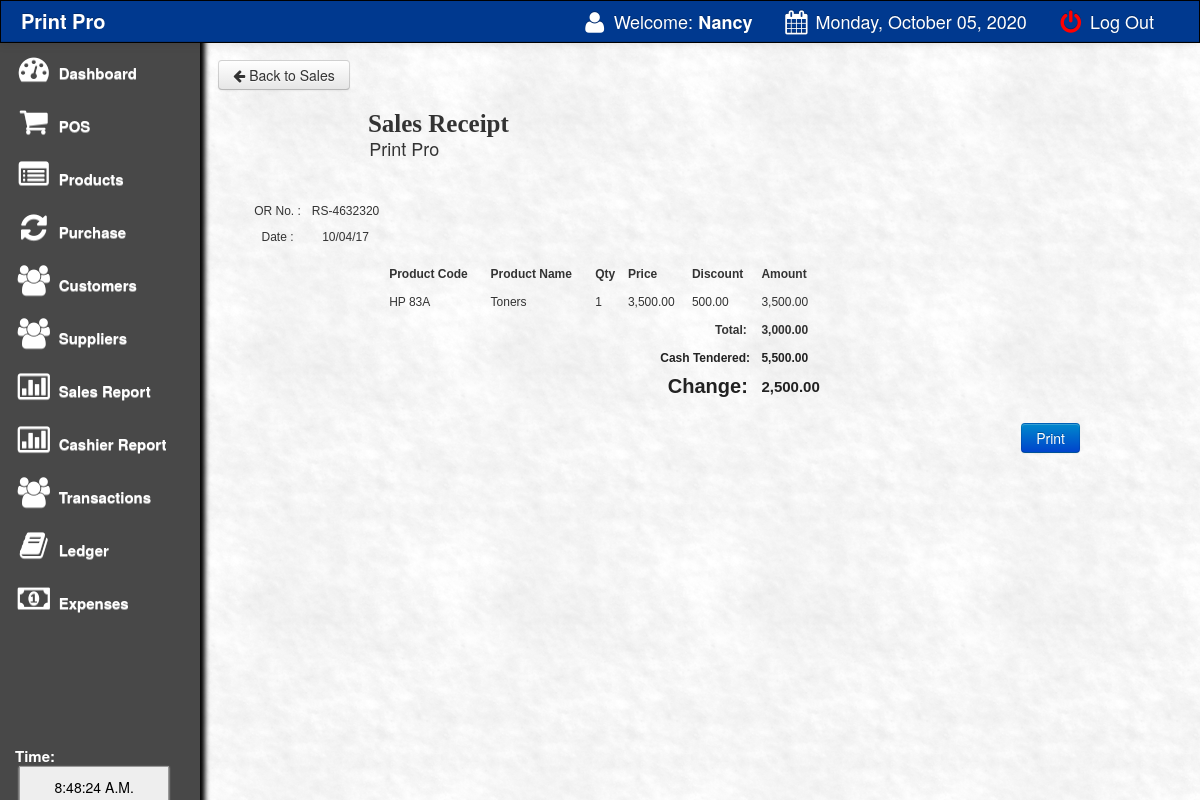
The page /main/preview.php?invoice=RS-4632320 (signed in) on the database its author committed.
### tables this page shows
CREATE TABLE `settings` (
  `id` int(11) NOT NULL,
  `logo` varchar(990) NOT NULL,
  `name` varchar(99) NOT NULL,
  `location` varchar(99) NOT NULL,
  `contacts` varchar(55) NOT NULL
);

CREATE TABLE `sales` (
  `transaction_id` int(11) NOT NULL,
  `invoice_number` varchar(100) NOT NULL,
  `cashier` varchar(100) NOT NULL,
  `date` varchar(100) NOT NULL,
  `type` varchar(100) NOT NULL,
  `amount` varchar(100) NOT NULL,
  `profit` varchar(100) NOT NULL,
  `due_date` varchar(100) NOT NULL,
  `name` varchar(100) NOT NULL,
  `number` varchar(99) NOT NULL,
  `balance` varchar(100) NOT NULL,
  `ref` varchar(20) NOT NULL,
  `discount` varchar(20) NOT NULL,
  `ttype` varchar(99) NOT NULL
);

CREATE TABLE `sales_order` (
  `transaction_id` int(11) NOT NULL,
  `invoice` varchar(100) NOT NULL,
  `product` varchar(100) NOT NULL,
  `qty` varchar(100) NOT NULL,
  `amount` varchar(100) NOT NULL,
  `profit` varchar(100) NOT NULL,
  `product_code` varchar(150) NOT NULL,
  `gen_name` varchar(200) NOT NULL,
  `name` varchar(200) NOT NULL,
  `price` varchar(100) NOT NULL,
  `discount` varchar(100) NOT NULL,
  `date` varchar(500) NOT NULL,
  `balance` varchar(11) NOT NULL,
  `number` varchar(20) NOT NULL
);

### main/preview.php (the view, shortened to what this page needs)
<!DOCTYPE html>
<html>
<head>
 <link href="css/bootstrap.css" rel="stylesheet">
    <link rel="stylesheet" type="text/css" href="css/DT_bootstrap.css">
  <link rel="stylesheet" href="css/font-awesome.min.css">
    <link href="css/bootstrap-responsive.css" rel="stylesheet">
<link href="../style.css" media="screen" rel="stylesheet" type="text/css" />
<link href="src/facebox.css" media="screen" rel="stylesheet" type="text/css" />
<?php
$invoice=$_GET['invoice'];
include('../connect.php');
$result = $db->prepare("SELECT * FROM sales WHERE invoice_number= :userid");
$result->bindParam(':userid', $invoice);
$result->execute();
for($i=0; $row = $result->fetch(); $i++){
$invoice=$row['invoice_number'];
$date=$row['date'];
$cash=$row['due_date'];
$pt=$row['type'];
$am=$row['amount'];
$dis=$row['discount'];
if($pt=='cash'){
$cash=$row['due_date'];
$amount=$cash-($am-$dis);
}
}
?>
<body>
<?php include('navfixed.php');?>
<div class="container-fluid">
      <div class="row-fluid">
	<?php include('sidebar.php');?>
		<?php
  include('../connect.php');
  $result = $db->prepare("SELECT * FROM settings");
    $result->bindParam(':userid', $res);
    $result->execute();
    for($i=0; $row = $result->fetch(); $i++){
  ?>
	<div class="span10">
	<a href="sales.php?id=cash&invoice=<?php echo $finalcode ?>"><button class="btn btn-default"><i class="icon-arrow-left"></i> Back to Sales</button></a>
<div class="content" id="content">
<div style="margin: 0 auto; padding: 20px; width: 900px; font-weight: normal;">
	<div style="width: 100%; height: 190px;" >
	<div style="width: 900px; float: left;">
	<div style="font:bold 25px  'Aleo';">&nbsp;&nbsp;&nbsp;&nbsp;&nbsp;&nbsp;&nbsp;&nbsp;&nbsp;&nbsp;&nbsp;&nbsp;&nbsp;&nbsp;&nbsp;&nbsp;&nbsp;&nbsp;&nbsp;Sales Receipt</div>
	&nbsp;&nbsp;&nbsp;&nbsp;&nbsp;&nbsp;&nbsp;&nbsp;&nbsp;&nbsp;&nbsp;&nbsp;&nbsp;&nbsp;&nbsp;&nbsp;&nbsp;&nbsp;&nbsp;&nbsp;&nbsp;&nbsp;&nbsp;&nbsp;<?php echo $row['name']; ?><br>
	&nbsp;&nbsp;&nbsp;&nbsp;&nbsp;&nbsp;&nbsp;&nbsp;&nbsp;&nbsp;&nbsp;&nbsp;&nbsp;&nbsp;&nbsp;&nbsp;&nbsp;&nbsp;&nbsp;&nbsp;&nbsp;&nbsp;&nbsp;&nbsp;<?php echo $row['contacts'];  ?><br>	<br>
	<?php
}
?>
	</div>
	<div style="width: 136px; float: left; height: 70px;">
	<table cellpadding="3" cellspacing="0" style="font-family: arial; font-size: 12px;text-align:center;width : 100%;">
		<tr>
			<td>OR No. :</td>
			<td><?php echo $invoice ?></td>
		</tr>
		<tr>
			<td>Date :</td>
			<td><?php echo $date ?></td>
		</tr>
	</table>
	</div>
	</div><br>
	<br>
	<br>
	<br>
	<div style="width: 100%; margin-top:-120px;">
	<table border="0" cellpadding="4" cellspacing="0" style="font-family: arial; font-size: 12px;	text-align:left;" width="50%">
		<thead>
			<tr>
				<th> Product Code </th>
				<th> Product Name </th>
				<th> Qty </th>
				<th> Price </th>
				<th> Discount </th>
				<th> Amount </th>
			</tr>
		</thead>
		<tbody>
				<?php
					$id=$_GET['invoice'];
					$result = $db->prepare("SELECT * FROM sales_order WHERE invoice= :userid");
					$result->bindParam(':userid', $id);
					$result->execute();
					for($i=0; $row = $result->fetch(); $i++){
				?>
				<tr class="record">
				<td><?php echo $row['gen_name']; ?></td>
				<td><?php echo $row['name']; ?></td>
				<td><?php echo $row['qty']; ?></td>
				<td>
				<?php
				$ppp=$row['price'];
				echo formatMoney($ppp, true);
				?>
				</td>
				<td>
				<?php
				$ddd=$row['discount'];
				echo formatMoney($ddd, true);
				?>
				</td>
				<td>
				<?php
				$dfdf=$row['amount'];
				echo formatMoney($dfdf, true);
				?>
				</td>
				</tr>
				<?php
					}
				?>
				<tr>
					<td colspan="5" style=" text-align:right;"><strong style="font-size: 12px;">Total: &nbsp;</strong></td>
					<td colspan="2"><strong style="font-size: 12px;">
					<?php
					$sdsd=$_GET['invoice'];
					$resultas = $db->prepare("SELECT sum(amount) FROM sales_order WHERE invoice= :a");
					$resultas->bindParam(':a', $sdsd);
					$resultas->execute();
					for($i=0; $rowas = $resultas->fetch(); $i++){
					$fgfg=$rowas['sum(amount)']-$dis;
					echo formatMoney($fgfg, true);
					}
					?>
					</strong></td>
				</tr>
				<?php if($pt=='cash'){
				?>
				<tr>
					<td colspan="5"style=" text-align:right;"><strong style="font-size: 12px; color: #222222;">Cash Tendered:&nbsp;</strong></td>
					<td colspan="2"><strong style="font-size: 12px; color: #222222;">
					<?php
					echo formatMoney($cash, true);
					?>
					</strong></td>
				</tr>
				<?php
				}
				?>
				<tr>
					<td colspan="5" style=" text-align:right;"><strong style="font-size: 12px; color: #222222;">
					<font style="font-size:20px;">
					<?php
					if($pt=='cash'){
					echo 'Change:';
					}
					?>&nbsp;
					</strong></td>
					<td colspan="2"><strong style="font-size: 15px; color: #222222;">
					<?php
					function formatMoney($number, $fractional=false) {
						if ($fractional) {
							$number = sprintf('%.2f', $number);
						}
						while (true) {
							$replaced = preg_replace('/(-?\d+)(\d\d\d)/', '$1,$2', $number);
							if ($replaced != $number) {
								$number = $replaced;
							} else {
								break;
							}
						}
						return $number;
					}
					if($pt=='cash'){
					echo formatMoney($amount, true);
					}
					?>
					</strong></td>
				</tr>
		</tbody>
	</table>
	</div>
	</div>
	</div>
	</div>
<div class="pull-right" style="margin-right:100px;">
		<button onclick="printData()" class="btn btn-primary btn-lg pull-right">Print</button>
		</div>
</div>
</div>

### main/navfixed.php (shortened to what this page needs)
<div class="navbar navbar-inverse navbar-fixed-top">
     <div class="navbar-inner">
       <div class="container-fluid">
           <?php
 include('../connect.php');
 $result = $db->prepare("SELECT * FROM settings");
   $result->bindParam(':userid', $res);
   $result->execute();
   for($i=0; $row = $result->fetch(); $i++){
 ?>
         <a class="brand" href="#"><b><?php echo $row['name']; ?></b></a>
         <div class="nav-collapse collapse">
           <ul class="nav pull-right">
             <li><a><i class="icon-user icon-large"></i> Welcome:<strong> <?php echo $_SESSION['SESS_FIRST_NAME'];?></strong></a></li>
             <?php } ?>
		 <li><a> <i class="icon-calendar icon-large"></i>
							<?php
							$Today = date('y:m:d',time());
							$new = date('l, F d, Y', strtotime($Today));
							echo $new;
							?>
			</a></li>
             <li><a href="../index.php"><font color="red"><i class="icon-off icon-large"></i></font> Log Out</a></li>
           </ul>
         </div>
       </div>
     </div>
   </div>

### main/sidebar.php (shortened to what this page needs)
<?php
function createRandomPassword() {
	$pass = rand(0,99).substr(time(),4).rand(10,99);
	return $pass;
}
$finalcode='RS-'.createRandomPassword();
?>
<div class="span2">
          <div class="well sidebar-nav">
              <ul class="nav nav-list">
              	<?php
$position=$_SESSION['SESS_LAST_NAME'];
?>
<?php
if($position=='admin') {
?>
              <li><a href="index.php"><i class="icon-dashboard icon-2x"></i> Dashboard </a></li>
			<li><a href="sales.php?id=cash&invoice=<?php echo $finalcode ?>"><i class="icon-shopping-cart icon-2x"></i> POS</a>  </li>
			<li><a href="stock.php"><i class="icon-list-alt icon-2x"></i> Products</a>
			 <li><a href="purchaseslist.php"><i class="icon-refresh icon-2x"></i> Purchase </a>                                    </li>
			<li><a href="customer.php"><i class="icon-group icon-2x"></i> Customers</a>                                    </li>
			<li><a href="supplier.php"><i class="icon-group icon-2x"></i> Suppliers</a>                                    </li>
			<li class=""><a href="salesreport.php?d1=0&d2=0"><i class="icon-bar-chart icon-2x"></i> Sales Report</a>                </li>
			<li><a href="creport.php?d1=0&d2=0&d3=0"><i class="icon-bar-chart icon-2x"></i> Cashier Report</a>                </li>
			<li><a href="sales_inventory.php"><i class="icon-group icon-2x"></i> Transactions</a>  </li>
			<li><a href="daily_report.php"><i class="icon-book icon-2x"></i> Ledger</a>  </li>
<?php
}
?>
<li><a href="expense.php"><i class="icon-money icon-2x"></i> Expenses</a>  </li>
					<br><br><br><br><br><br>
			<li>
			 <div class="hero-unit-clock">
			<form name="clock">
			<font color="white">Time: <br></font>&nbsp;<input style="width:150px;" type="submit" class="trans" name="face" value="">
			</form>
			  </div>
			</li>
				</ul>
          </div>
        </div>

### style.css (style rules this page uses)
input { border: 1px solid #999; background: #EEEEEE; padding: 10px; box-shadow:0 1px 2px #ddd; -moz-box-shadow:0 1px 2px #ddd; -webkit-box-shadow:0 1px 2px #ddd; }

### main/preview.php (style rules this page uses)
.sidebar-nav { padding: 9px 0; }

### rows shown on the page
settings: name "Print Pro"
sales: invoice_number "RS-4632320", date "10/04/17", due_date "5,500.00", formatMoney($amount, true) "2,500.00"
sales_order: gen_name "HP 83A", name "Toners", qty "1", price "3,500.00", discount "500.00", amount "3,500.00"

### other values the page prints
formatMoney($fgfg, true) "3,000.00"
